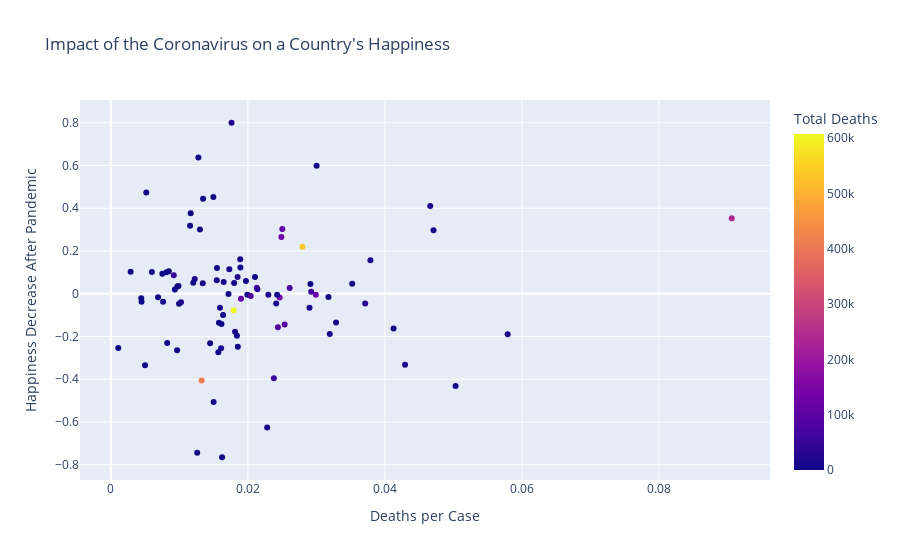

Here is the notebook cell this chart was saved with:
### Code cell
px.scatter(rona_differ, y='rona_diff', x='deaths per case', color='total_deaths', opacity=1,
           title = 'Impact of the Coronavirus on a Country\'s Happiness',
           labels={'deaths per case':'Deaths per Case', 'total_deaths':'Total Deaths', 'rona_diff': 'Happiness Change After Pandemic'}, hover_name='Country name')

### Figure 1 — Plotly figure (JSON) as saved in the notebook; plotly's stock layout.template omitted (floating-point values rounded to 4 significant figures)
{"data": [{"hovertemplate": "<b>%{hovertext}</b><br><br>Deaths per Case=%{x}<br>Happiness Decrease After Pandemic=%{y}<br>Total Deaths=%{marker.color}<extra></extra>", "hovertext": ["Albania", "Argentina", "Australia", "Austria", "Bahrain", "Bangladesh", "Belgium", "Benin", "Bolivia", "Bosnia and Herzegovina", "Brazil", "Bulgaria", "Cambodia", "Cameroon", "Canada", "Chile", "China", "Colombia", "Croatia", "Cyprus", "Denmark", "Dominican Republic", "Ecuador", "Egypt", "El Salvador", "Estonia", "Ethiopia", "Finland", "France", "Georgia", "Germany", "Ghana", "Greece", "Hungary", "Iceland", "India", "Iran", "Iraq", "Ireland", "Israel", "Italy", "Japan", "Jordan", "Kazakhstan", "Kenya", "Kosovo", "Kyrgyzstan", "Laos", "Latvia", "Lithuania", "Malta", "Mauritius", "Mexico", "Moldova", "Mongolia", "Montenegro", "Morocco", "Myanmar", "Namibia", "Netherlands", "New Zealand", "Nigeria", "North Macedonia", "Norway", "Philippines", "Poland", "Portugal", "Russia", "Saudi Arabia", "Serbia", "Slovakia", "Slovenia", "South Africa", "South Korea", "Spain", "Sweden", "Switzerland", "Tajikistan", "Tanzania", "Thailand", "Tunisia", "Turkey", "Uganda", "Ukraine", "United Arab Emirates", "United Kingdom", "United States", "Uruguay", "Venezuela", "Zambia", "Zimbabwe"], "legendgroup": "", "marker": {"color": [2456, 99255, 912, 10723, 1378, 16639, 25205, 105, 17250, 9662, 534233, 18144, 925, 1324, 26405, 33980, 4636, 113335, 8229, 380, 2540, 3893, 21830, 16403, 2451, 1270, 4343, 976, 111543, 5468, 91268, 801, 12778, 30007, 29, 408764, 86041, 17592, 5006, 6438, 127788, 14905, 9843, 3578, 3723, 2268, 2113, 3, 2536, 4400, 420, 18, 235058, 6211, 699, 1621, 9384, 3927, 2019, 18050, 26, 2124, 5487, 796, 26015, 75160, 17164, 141335, 7976, 7073, 12521, 4425, 64509, 2046, 81020, 14643, 10900, 104, 21, 2791, 16494, 50096, 2129, 54981, 1870, 128697, 607392, 5833, 3302, 2867, 2236], "coloraxis": "coloraxis", "opacity": 1, "symbol": "circle"}, "mode": "markers", "name": "", "orientation": "v", "showlegend": false, "type": "scatter", "x": [0.01852, 0.02129, 0.02912, 0.01645, 0.005155, 0.01608, 0.02298, 0.01276, 0.03788, 0.04709, 0.02796, 0.04294, 0.01495, 0.01637, 0.01849, 0.02138, 0.05031, 0.02502, 0.02281, 0.004465, 0.008438, 0.01164, 0.0466, 0.05792, 0.03002, 0.009657, 0.01567, 0.009937, 0.01898, 0.01447, 0.02438, 0.008208, 0.02898, 0.03711, 0.004424, 0.01324, 0.02535, 0.01223, 0.01798, 0.007607, 0.02991, 0.01812, 0.01299, 0.006876, 0.0197, 0.02103, 0.01499, 0.001062, 0.01839, 0.01576, 0.01344, 0.009688, 0.09063, 0.02412, 0.004974, 0.01613, 0.01728, 0.01991, 0.01889, 0.01023, 0.009329, 0.01259, 0.03522, 0.005968, 0.0176, 0.02609, 0.01887, 0.02463, 0.01591, 0.009856, 0.03195, 0.01716, 0.02923, 0.01201, 0.0204, 0.0134, 0.01544, 0.007499, 0.04126, 0.008089, 0.03286, 0.009167, 0.02426, 0.02378, 0.002869, 0.02487, 0.01792, 0.01548, 0.01155, 0.01622, 0.03175], "xaxis": "x", "y": [-0.248, 0.028, 0.046, 0.055, 0.474, -0.255, -0.005, 0.637, 0.157, 0.297, 0.22, -0.332, 0.453, -0.099, 0.078, 0.021, -0.432, 0.303, -0.626, -0.037, 0.105, 0.377, 0.41, -0.189, 0.599, -0.264, -0.274, -0.047, -0.024, -0.232, -0.157, -0.231, -0.065, -0.046, -0.021, -0.406, -0.144, 0.069, 0.05, -0.038, -0.005, -0.178, 0.301, -0.016, 0.06, 0.078, -0.506, -0.254, -0.197, -0.136, 0.445, 0.034, 0.353, -0.046, -0.334, -0.141, 0.115, -0.005, 0.123, -0.04, 0.02, -0.744, 0.047, 0.102, 0.8, 0.027, 0.161, -0.018, -0.066, 0.036, -0.188, -0.001, 0.009, 0.052, -0.011, 0.049, 0.063, 0.093, -0.163, 0.1, -0.135, 0.086, -0.005, -0.395, 0.103, 0.266, -0.077, 0.121, 0.318, -0.765, -0.015], "yaxis": "y"}], "layout": {"coloraxis": {"colorbar": {"title": {"text": "Total Deaths"}}, "colorscale": [[0, "#0d0887"], [0.1111, "#46039f"], [0.2222, "#7201a8"], [0.3333, "#9c179e"], [0.4444, "#bd3786"], [0.5556, "#d8576b"], [0.6667, "#ed7953"], [0.7778, "#fb9f3a"], [0.8889, "#fdca26"], [1, "#f0f921"]]}, "legend": {"tracegroupgap": 0}, "title": {"text": "Impact of the Coronavirus on a Country's Happiness"}, "xaxis": {"anchor": "y", "domain": [0, 1], "title": {"text": "Deaths per Case"}}, "yaxis": {"anchor": "x", "domain": [0, 1], "title": {"text": "Happiness Decrease After Pandemic"}}}}
